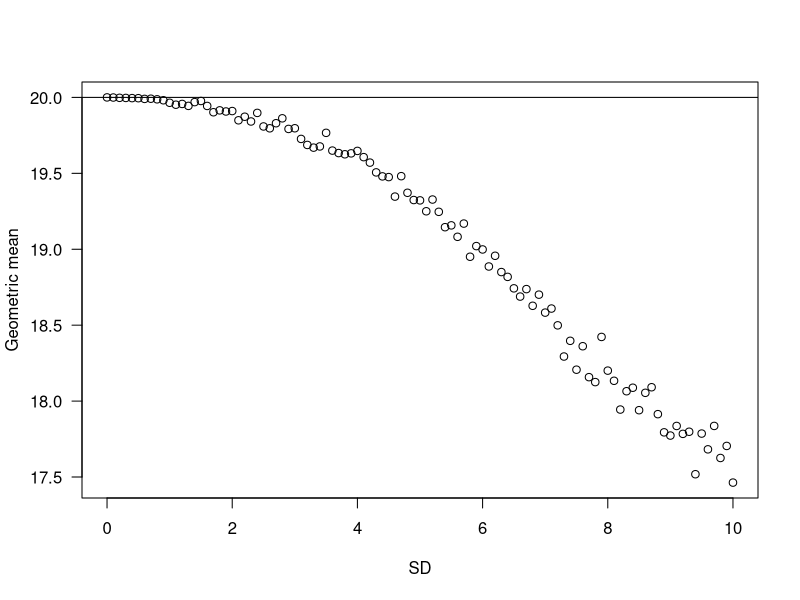
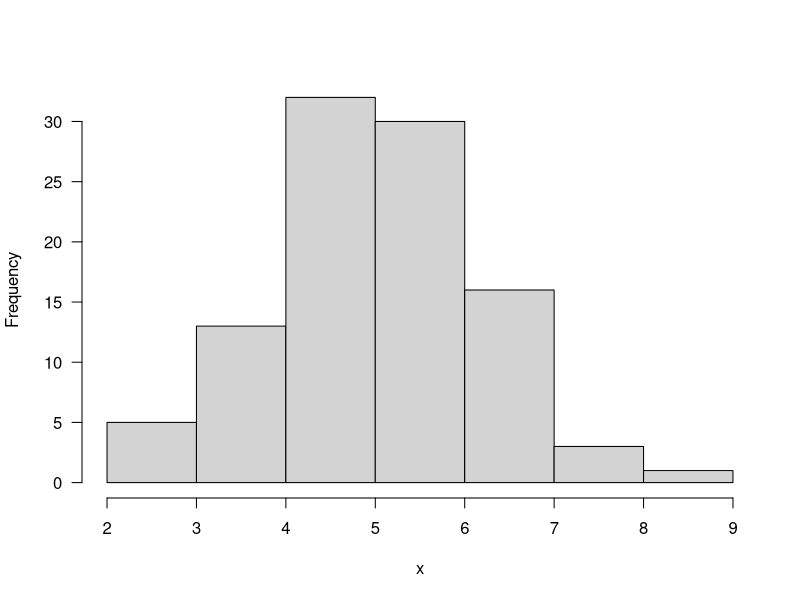
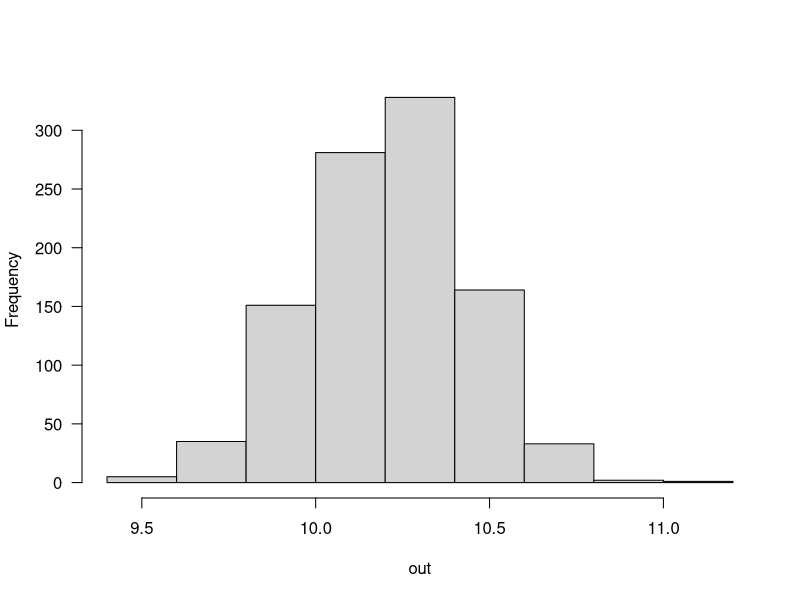
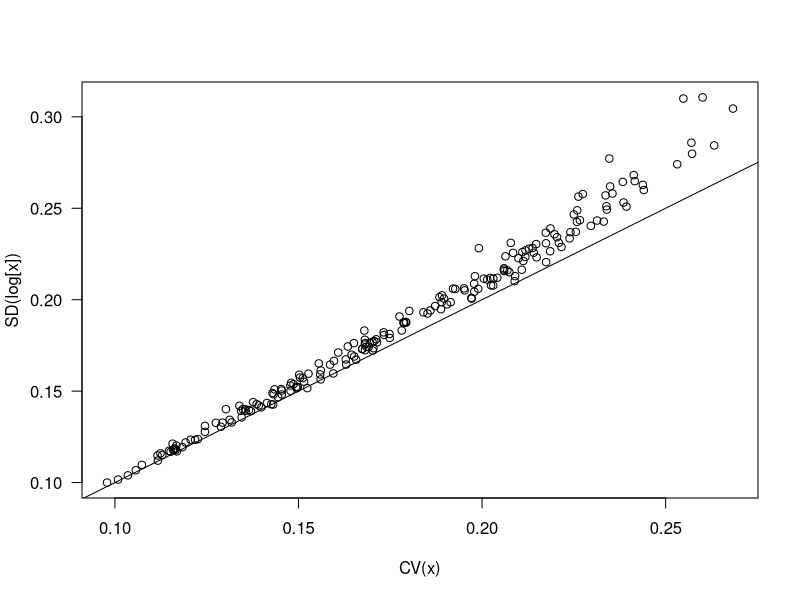

Write R code to recreate these figures, in order.
## ---- chunk 1
knitr::opts_chunk$set(echo = TRUE)
## ---- chunk 2
out = NULL
sdvals = seq(0, 10, 0.1)

for(i in 1:length(sdvals)){
d = rnorm(10000, 20, sd=sdvals[i])
d = d[which(d>0)]
out[i] = exp(mean(log(d)))
}

plot(sdvals, out, las=1,
     xlab="SD", ylab="Geometric mean")
abline(h=20)
## ---- chunk 3
log(1.1/1)
-log(1/1.1)
## ---- chunk 4
x = rnorm(n=100, mean=5, sd=1)
mean(x)
sd(x)
hist(x, las=1, main="")
## ---- chunk 5
set.seed(1)
x = rnorm(50, 10, 2)
se_x = sqrt(var(x)/length(x))
## ---- chunk 6
out = NULL
for(i in 1:1000){
  sample = sample(x, replace=TRUE)
  out[i] = mean(sample)
}
## ---- chunk 7
hist(out, las=1, main="")
sd(out)
## ---- chunk 8
se_x
## ---- chunk 9
quantile(out, c(0.025, 0.975))
## ---- chunk 10
mean(x) - 1.96*se_x
mean(x) + 1.96*se_x
## ---- chunk 11
set.seed(1)
out = matrix(NA, nrow=200, ncol=2)
sdvals = runif(200, 2, 5)

for(i in 1:200){
x = rnorm(200, 20, sdvals[i])
cv = sd(x)/mean(x)
sd_log = sd(log(x))
out[i,1] = cv
out[i,2] = sd_log
}

plot(out[,1], out[,2], xlab="CV(x)", ylab="SD(log[x])", las=1)
lines(0:1, 0:1)
